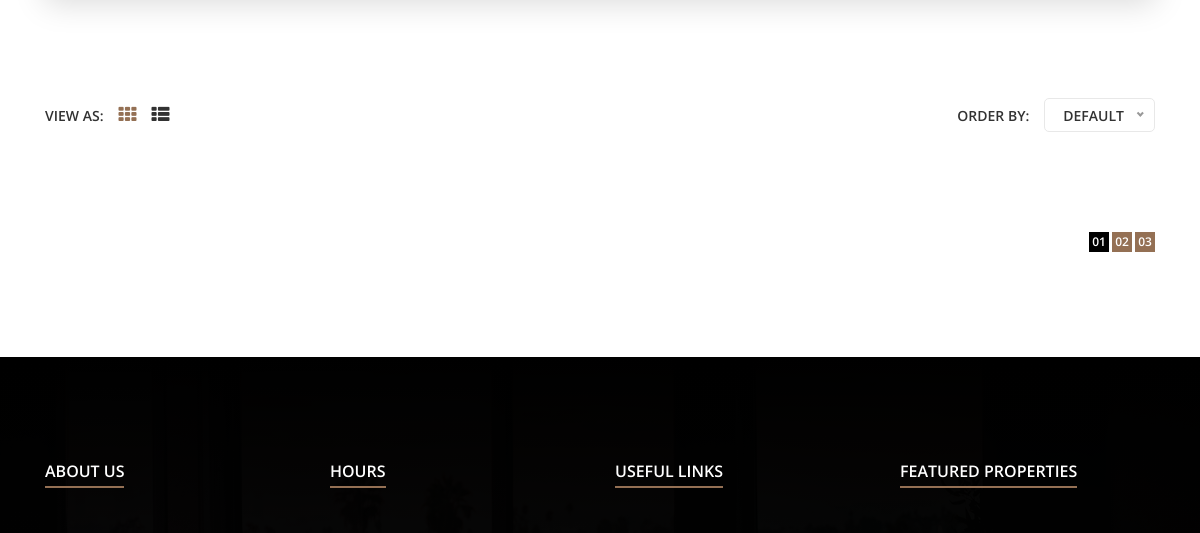
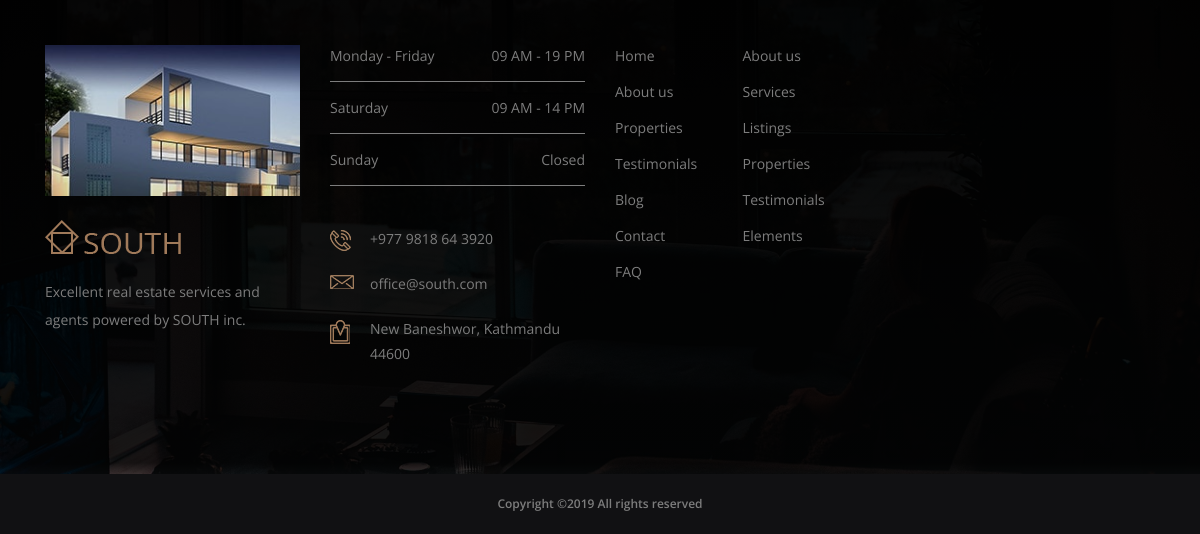
The page /listing (lower part) on the database as committed earlier (2 pictures, top to bottom).
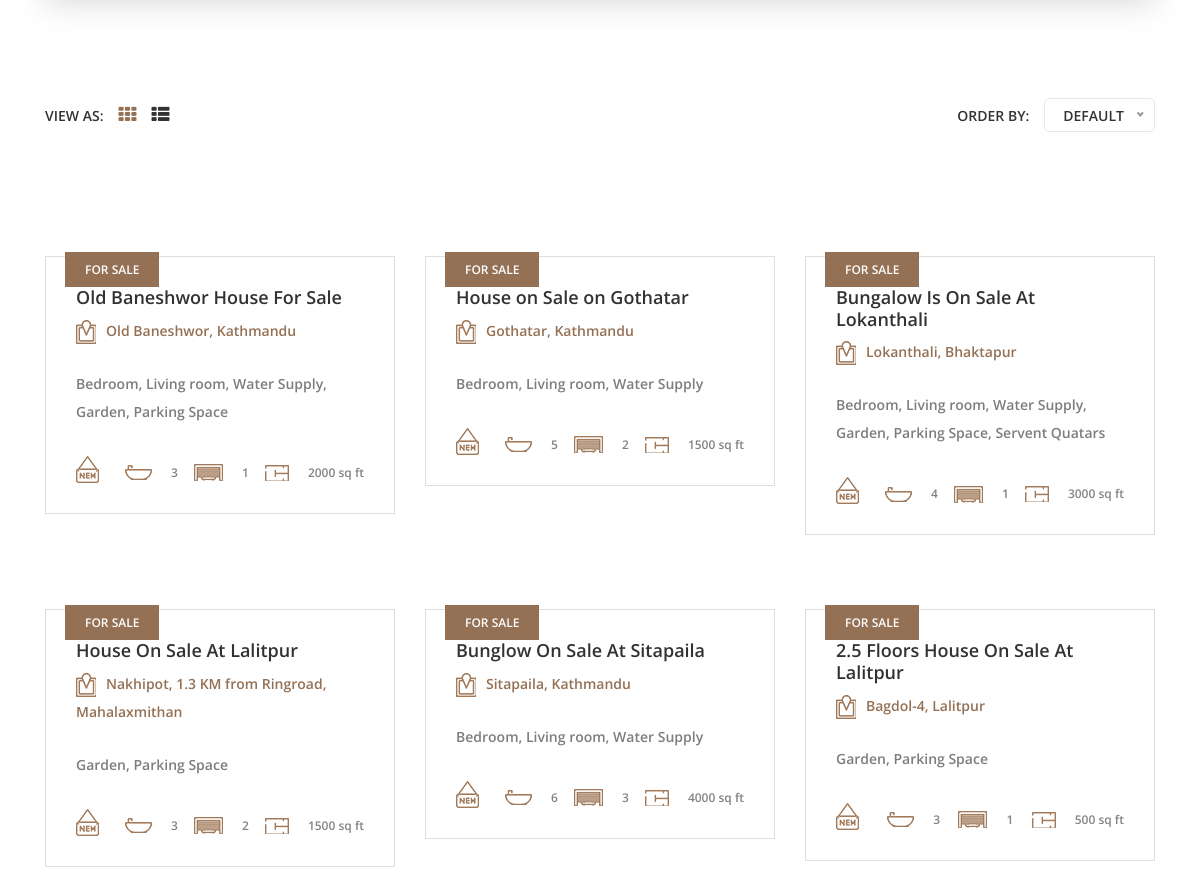
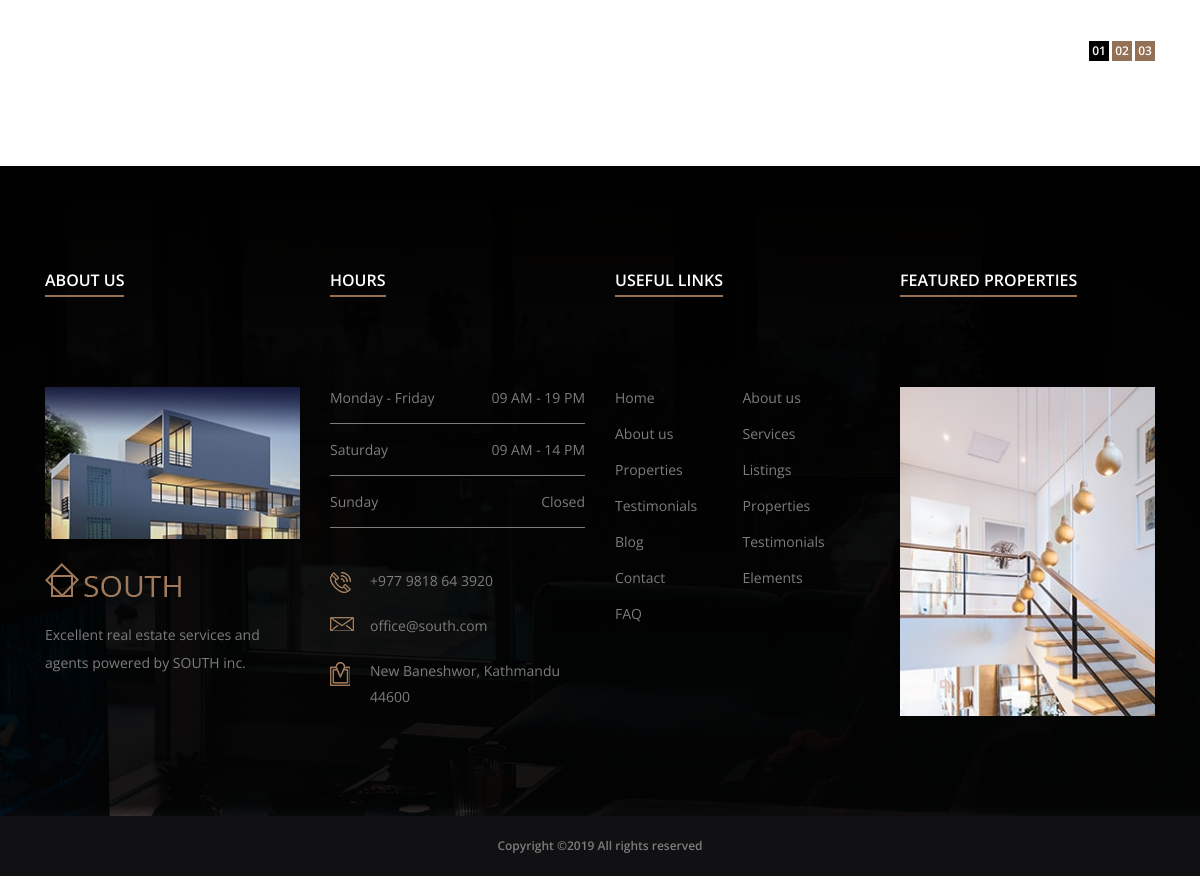
The same page on the database as committed later (2 pictures, top to bottom).
### HomePage/models.py (models this page shows, shortened)
class Property_Table(models.Model):
    property_heading=models.CharField(max_length=200);
    property_image=models.ImageField();
    city_located=models.CharField(max_length=100);
    full_address=models.CharField(max_length=200);
    status=models.CharField(max_length=100);
    price=models.BigIntegerField();
    num_bathroom=models.PositiveIntegerField();
    num_garage=models.PositiveIntegerField();
    tot_area_space=models.PositiveIntegerField();
    facilities=models.CharField(max_length=1000);
    published_date=models.DateTimeField();
    discount_offered=models.PositiveIntegerField();
    assign_to=models.ForeignKey(Realtor_Table,on_delete=models.CASCADE);

### HomePage/views.py (the view)
# urls.py: path('listing',views.listing,name='listing'),
def listing(request):
    property = Property_Table.objects.all();
    return render(request,'listings.html',context={'property_list':property});

### templates/listings.html (shortened to what this page needs)
{% extends 'layout.html' %}
{% load staticfiles %}
{% block content %}
    <section class="listings-content-wrapper section-padding-100">
        <div class="container">
            <div class="row">
                <div class="col-12">
                    <div class="listings-top-meta d-flex justify-content-between mb-100">
                        <div class="view-area d-flex align-items-center">
                            <span>View as:</span>
                            <div class="grid_view ml-15"><a href="#" class="active"><i class="fa fa-th" aria-hidden="true"></i></a></div>
                            <div class="list_view ml-15"><a href="#"><i class="fa fa-th-list" aria-hidden="true"></i></a></div>
                        </div>
                        <div class="order-by-area d-flex align-items-center">
                            <span class="mr-15">Order by:</span>
                        </div>
                    </div>
                </div>
            </div>
            <div class="row">
               {% for avn in property_list %}
                <div class="col-12 col-md-6 col-xl-4">
                    <div class="single-featured-property mb-50 wow fadeInUp" data-wow-delay="100ms">
                        <div class="property-thumb">
                            <div class="tag">
                                <span>For {{ avn.status }}</span>
                            </div>
                            <div class="list-price">
                                <p>Rs. {{ avn.price }}</p>
                            </div>
                        </div>
                        <div class="property-content">
                            <h5>{{ avn.property_heading }}</h5>
                            <p class="location"><img src="{% static 'img/icons/location.png'%}" alt="">{{ avn.full_address }}</p>
                            <p>{{ avn.facilities }}</p>
                            <div class="property-meta-data d-flex align-items-end justify-content-between">
                                <div class="new-tag">
                                    <img src="{% static 'img/icons/new.png'%}" alt="">
                                </div>
                                <div class="bathroom">
                                    <img src="{% static 'img/icons/bathtub.png'%}" alt="">
                                    <span>{{ avn.num_bathroom }}</span>
                                </div>
                                <div class="garage">
                                    <img src="{% static 'img/icons/garage.png'%}" alt="">
                                    <span>{{ avn.num_garage }}</span>
                                </div>
                                <div class="space">
                                    <img src="{% static 'img/icons/space.png'%}" alt="">
                                    <span>{{ avn.tot_area_space }} sq ft</span>
                                </div>
                            </div>
                        </div>
                    </div>
                </div>
                {% endfor %}
            </div>
            <div class="row">
                <div class="col-12">
                    <div class="south-pagination d-flex justify-content-end">
                        <nav aria-label="Page navigation">
                            <ul class="pagination">
                                <li class="page-item"><a class="page-link active" href="#">01</a></li>
                                <li class="page-item"><a class="page-link" href="#">02</a></li>
                                <li class="page-item"><a class="page-link" href="#">03</a></li>
                            </ul>
                        </nav>
                    </div>
                </div>
            </div>
        </div>
    </section>
{% endblock %}

Rows that differ between the two databases and show on the page:
added Property_Table: status "SALE", property_heading "Old Baneshwor House For Sale", full_address "Old Baneshwor, Kathmandu", facilities "Bedroom, Living room, Water Supply, Garden, Parking Space", num_bathroom "3", num_garage "1", tot_area_space "2000"
added Property_Table: status "SALE", property_heading "House on Sale on Gothatar", full_address "Gothatar, Kathmandu", facilities "Bedroom, Living room, Water Supply", num_bathroom "5", num_garage "2", tot_area_space "1500"
added Property_Table: status "SALE", property_heading "Bungalow Is On Sale At Lokanthali", full_address "Lokanthali, Bhaktapur", facilities "Bedroom, Living room, Water Supply, Garden, Parking Space, Servent Quatars", num_bathroom "4", num_garage "1", tot_area_space "3000"
added Property_Table: status "SALE", property_heading "House On Sale At Lalitpur", full_address "Nakhipot, 1.3 KM from Ringroad, Mahalaxmithan", facilities "Garden, Parking Space", num_bathroom "3", num_garage "2", tot_area_space "1500"
added Property_Table: status "SALE", property_heading "Bunglow On Sale At Sitapaila", full_address "Sitapaila, Kathmandu", facilities "Bedroom, Living room, Water Supply", num_bathroom "6", num_garage "3", tot_area_space "4000"
added Property_Table: status "SALE", property_heading "2.5 Floors House On Sale At Lalitpur", full_address "Bagdol-4, Lalitpur", facilities "Garden, Parking Space", num_bathroom "3", num_garage "1", tot_area_space "500"
